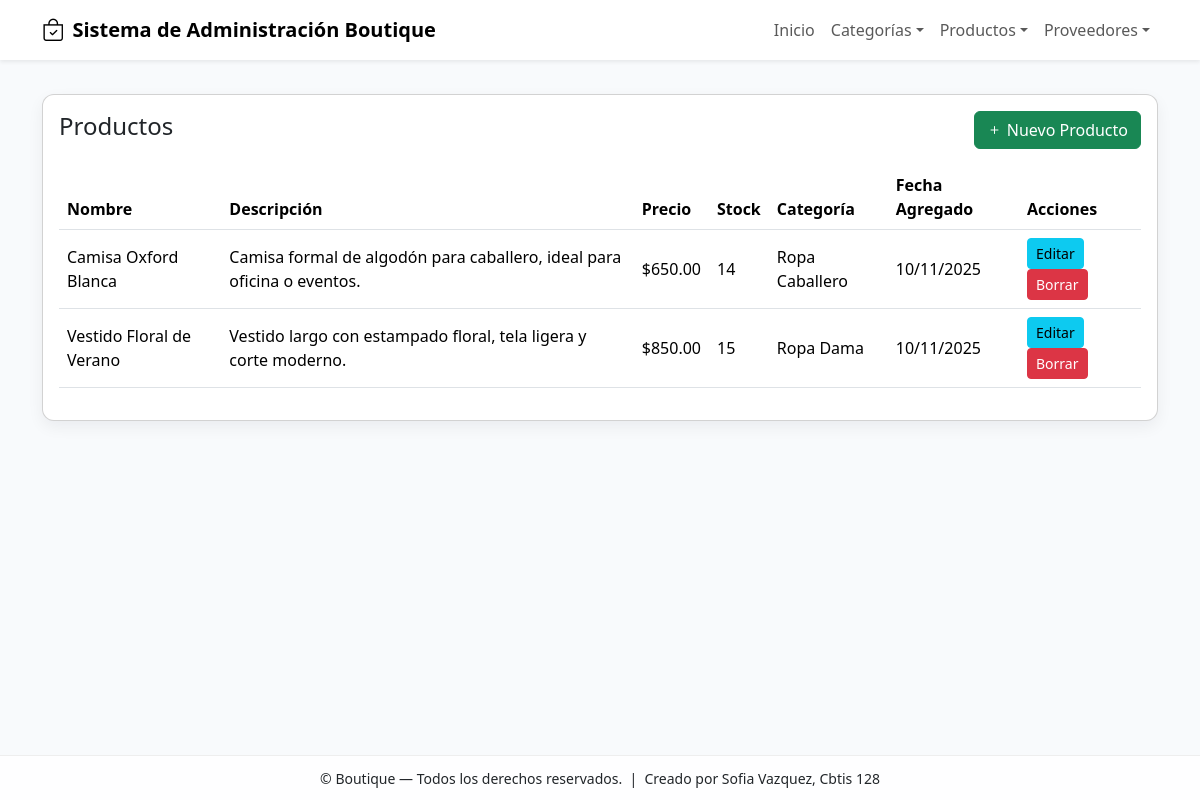
Screenshot of /producto/ver/ with the database file from the repository.
### app_Boutique/models.py (models this page shows, shortened)
class Producto(models.Model):
    nombre = models.CharField(max_length=100)
    descripcion = models.TextField()
    precio = models.DecimalField(max_digits=10, decimal_places=2)
    stock = models.IntegerField()
    fechaagregado = models.DateField(auto_now_add=True)
    idcategoria2 = models.ForeignKey(Categoria, on_delete=models.CASCADE, related_name='productos')

class Categoria(models.Model):
    nombre = models.CharField(max_length=45)
    descripcion = models.TextField()
    fechacreacion = models.DateField(auto_now_add=True)
    activo = models.BooleanField(default=True)
    tipo = models.CharField(max_length=20)
    slug = models.SlugField(max_length=100, unique=True)

### app_Boutique/views.py (the view)
# urls.py: path('producto/ver/', views.ver_productos, name='ver_productos'),
def ver_productos(request):
    productos = Producto.objects.all().order_by('nombre')
    return render(request, 'producto/ver_productos.html', {'productos': productos})

### app_Boutique/templates/producto/ver_productos.html (shortened to what this page needs)
{% extends "base.html" %}
{% block content %}
<div class="card card-soft p-3">
  <div class="d-flex justify-content-between align-items-center mb-3">
    <h4>Productos</h4>
    <a class="btn btn-success" href="{% url 'agregar_producto' %}">
      <i class="bi bi-plus"></i> Nuevo Producto
    </a>
  </div>
  <table class="table table-hover align-middle">
    <thead>
      <tr>
        <th>Nombre</th>
        <th>Descripción</th>
        <th>Precio</th>
        <th>Stock</th>
        <th>Categoría</th>
        <th>Fecha Agregado</th>
        <th>Acciones</th>
      </tr>
    </thead>
    <tbody>
      {% for p in productos %}
      <tr>
        <td>{{ p.nombre }}</td>
        <td>{{ p.descripcion }}</td>
        <td>${{ p.precio }}</td>
        <td>{{ p.stock }}</td>
        <td>{{ p.idcategoria2.nombre }}</td>
        <td>{{ p.fechaagregado|date:"d/m/Y" }}</td>
        <td>
          <a class="btn btn-sm btn-info" href="{% url 'actualizar_producto' p.id %}">Editar</a>
          <a class="btn btn-sm btn-danger" href="{% url 'borrar_producto' p.id %}">Borrar</a>
        </td>
      </tr>
      {% empty %}
      <tr><td colspan="7">No hay productos registrados.</td></tr>
      {% endfor %}
    </tbody>
  </table>
</div>
{% endblock %}

### app_Boutique/templates/base.html (shortened to what this page needs)
<!doctype html>
<html lang="es">
  <head>
    <link href="https://cdn.jsdelivr.net/npm/bootstrap@5.3.2/dist/css/bootstrap.min.css" rel="stylesheet">
    <link href="https://cdn.jsdelivr.net/npm/bootstrap-icons@1.11.3/font/bootstrap-icons.css" rel="stylesheet">
  </head>
  <body>
    {% include "navbar.html" %}
    <div class="container my-4">
      {% block content %}{% endblock %}
    </div>
    {% include "footer.html" %}
  </body>
</html>

### app_Boutique/templates/navbar.html (shortened to what this page needs)
<nav class="navbar navbar-expand-lg navbar-light bg-white shadow-sm fixed-top">
  <div class="container">
    <a class="navbar-brand d-flex align-items-center" href="{% url 'inicio_boutique' %}">
      <i class="bi bi-bag-check" style="font-size:1.4rem; margin-right:8px;"></i>
      <strong>Sistema de Administración Boutique</strong>
    </a>
    <div class="collapse navbar-collapse" id="navMain">
      <ul class="navbar-nav ms-auto">
        <li class="nav-item"><a class="nav-link" href="{% url 'inicio_boutique' %}">Inicio</a></li>
        <li class="nav-item dropdown">
          <a class="nav-link dropdown-toggle" href="#" data-bs-toggle="dropdown">Categorías</a>
        </li>
        <li class="nav-item dropdown">
          <a class="nav-link dropdown-toggle" href="#" data-bs-toggle="dropdown">Productos</a>
        </li>
        <li class="nav-item dropdown">
          <a class="nav-link dropdown-toggle" href="#" data-bs-toggle="dropdown">Proveedores</a>
        </li>
      </ul>
    </div>
  </div>
</nav>

### app_Boutique/templates/footer.html
<footer class="fixed-footer text-center">
  <div class="container">
    <small>
      &copy; {{ now|date:"Y" }} Boutique — Todos los derechos reservados.
      &nbsp;|&nbsp; Creado por Sofia Vazquez, Cbtis 128
    </small>
  </div>
</footer>

### app_Boutique/templates/base.html (style rules this page uses)
body { padding-top: 70px; background-color: #f8fafc; }
.card-soft { border-radius: 12px; box-shadow: 0 6px 16px rgba(18,24,40,0.06); }
footer.fixed-footer { position: fixed; left:0; bottom:0; width:100%; background:#ffffffcc; padding:10px 0; border-top:1px solid #eee; }

### rows the page displays
Producto: nombre "Camisa Oxford Blanca", descripcion "Camisa formal de algodón para caballero, ideal para oficina o eventos.", precio "650.00", stock "14", idcategoria2.nombre "Ropa Caballero", fechaagregado "10/11/2025"
Producto: nombre "Vestido Floral de Verano", descripcion "Vestido largo con estampado floral, tela ligera y corte moderno.", precio "850.00", stock "15", idcategoria2.nombre "Ropa Dama", fechaagregado "10/11/2025"
